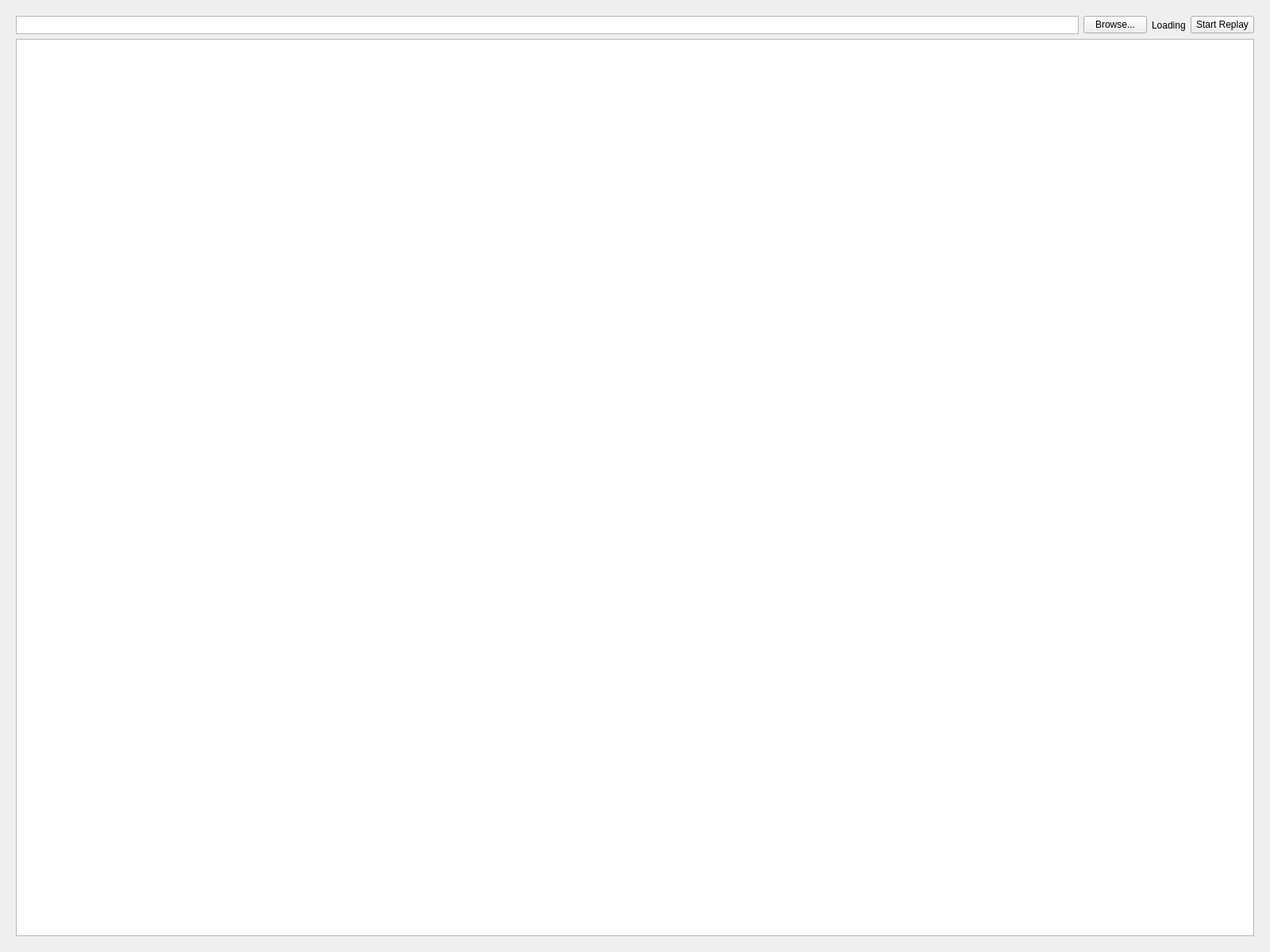
<?xml version="1.0" encoding="UTF-8"?>
<ui version="4.0">
 <class>Form</class>
 <widget class="QWidget" name="Form">
  <property name="geometry">
   <rect>
    <x>0</x>
    <y>0</y>
    <width>1600</width>
    <height>1200</height>
   </rect>
  </property>
  <property name="windowTitle">
   <string>Form</string>
  </property>
  <layout class="QVBoxLayout" name="verticalLayout">
   <item>
    <widget class="QWidget" name="TopWidget" native="true">
     <layout class="QVBoxLayout" name="verticalLayout_2">
      <item alignment="Qt::AlignTop">
       <widget class="QWidget" name="BottomWidget" native="true">
        <property name="sizePolicy">
         <sizepolicy hsizetype="Preferred" vsizetype="Minimum">
          <horstretch>0</horstretch>
          <verstretch>0</verstretch>
         </sizepolicy>
        </property>
        <layout class="QHBoxLayout" name="horizontalLayout_4">
         <property name="leftMargin">
          <number>0</number>
         </property>
         <property name="topMargin">
          <number>0</number>
         </property>
         <property name="rightMargin">
          <number>0</number>
         </property>
         <property name="bottomMargin">
          <number>0</number>
         </property>
         <item>
          <widget class="QTextEdit" name="replay_file_path_lineedit">
           <property name="sizePolicy">
            <sizepolicy hsizetype="Expanding" vsizetype="Fixed">
             <horstretch>0</horstretch>
             <verstretch>0</verstretch>
            </sizepolicy>
           </property>
           <property name="minimumSize">
            <size>
             <width>0</width>
             <height>23</height>
            </size>
           </property>
           <property name="maximumSize">
            <size>
             <width>16777215</width>
             <height>23</height>
            </size>
           </property>
           <property name="readOnly">
            <bool>true</bool>
           </property>
           <property name="html">
            <string>&lt;!DOCTYPE HTML PUBLIC &quot;-//W3C//DTD HTML 4.0//EN&quot; &quot;http://www.w3.org/TR/REC-html40/strict.dtd&quot;&gt;
&lt;html&gt;&lt;head&gt;&lt;meta name=&quot;qrichtext&quot; content=&quot;1&quot; /&gt;&lt;meta charset=&quot;utf-8&quot; /&gt;&lt;style type=&quot;text/css&quot;&gt;
p, li { white-space: pre-wrap; }
hr { height: 1px; border-width: 0; }
li.unchecked::marker { content: &quot;\2610&quot;; }
li.checked::marker { content: &quot;\2612&quot;; }
&lt;/style&gt;&lt;/head&gt;&lt;body style=&quot; font-family:'Segoe UI'; font-size:9pt; font-weight:400; font-style:normal;&quot;&gt;
&lt;p style=&quot;-qt-paragraph-type:empty; margin-top:0px; margin-bottom:0px; margin-left:0px; margin-right:0px; -qt-block-indent:0; text-indent:0px; font-family:'MS Shell Dlg 2'; font-size:8.25pt;&quot;&gt;&lt;br /&gt;&lt;/p&gt;&lt;/body&gt;&lt;/html&gt;</string>
           </property>
          </widget>
         </item>
         <item>
          <widget class="QPushButton" name="SelectDataDirBtn">
           <property name="maximumSize">
            <size>
             <width>600</width>
             <height>16777215</height>
            </size>
           </property>
           <property name="text">
            <string>Browse...</string>
           </property>
          </widget>
         </item>
         <item>
          <widget class="QLabel" name="loading_label">
           <property name="text">
            <string>Loading</string>
           </property>
          </widget>
         </item>
         <item>
          <widget class="QPushButton" name="StartStopReplayBtn">
           <property name="maximumSize">
            <size>
             <width>300</width>
             <height>16777215</height>
            </size>
           </property>
           <property name="text">
            <string>Start Replay</string>
           </property>
          </widget>
         </item>
        </layout>
       </widget>
      </item>
      <item>
       <widget class="QListWidget" name="stream_list_widget">
        <property name="resizeMode">
         <enum>QListView::Adjust</enum>
        </property>
       </widget>
      </item>
     </layout>
    </widget>
   </item>
  </layout>
 </widget>
 <resources/>
 <connections/>
</ui>
